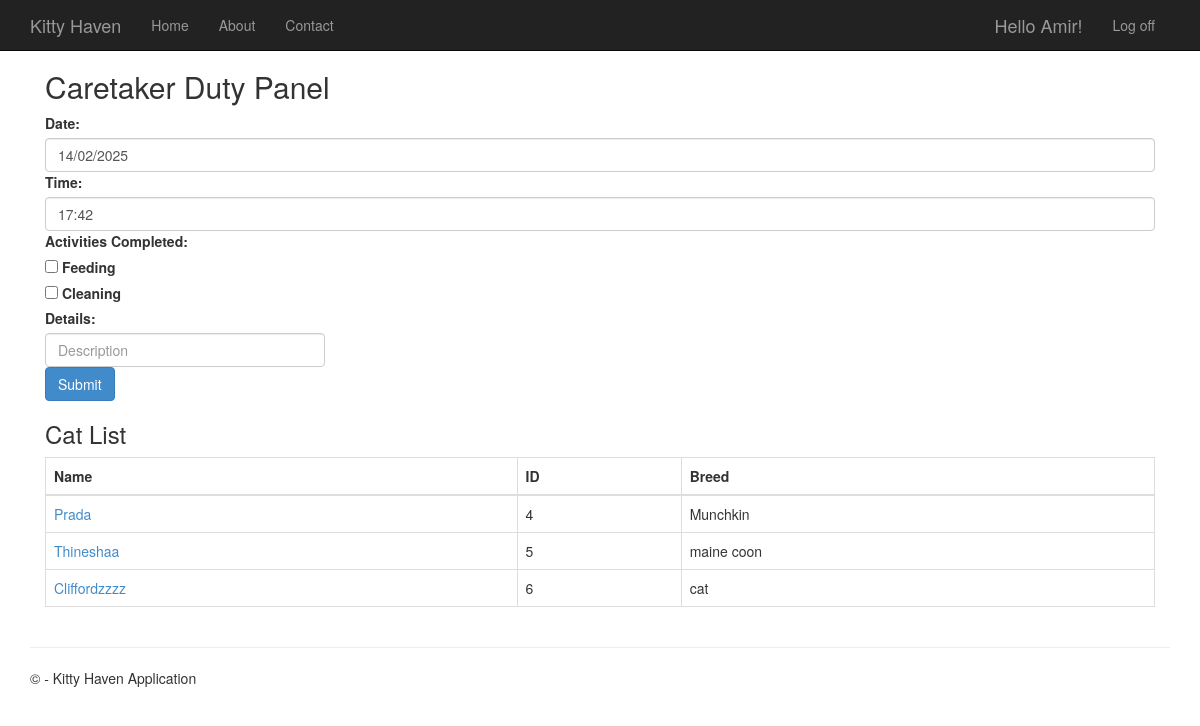
The page /caretaker-duty-panel/ (signed in) on the database its author committed.
### app/models.py (models this page shows, shortened)
class Account(AbstractUser):
    RegistrationDate = models.DateField(auto_now_add=True)
    groups = models.ManyToManyField(Group, related_name="account_users", blank=True)
    user_permissions = models.ManyToManyField(Permission, related_name="account_users", blank=True)
    class Meta:
        app_label = "app"

### CatDatabase/models.py (models this page shows, shortened)
class Cat(models.Model):
    CatID = models.AutoField(primary_key=True)
    UserID = models.ForeignKey(djangoUser, on_delete=models.CASCADE, null=True, blank=True)
    Name = models.CharField(max_length=50)
    Breed = models.CharField(max_length=50)
    Age = models.IntegerField()
    Gender = models.CharField(max_length=1)
    Description = models.CharField(max_length=500)

### app/views.py (the view)
# urls.py: path('caretaker-duty-panel/', views.caretaker_duty_panel, name='caretaker_duty_panel'),
@login_required
def caretaker_duty_panel(request):
    cats = Cat.objects.all()  # Fetch all cats from the database
    today_date = datetime.now().strftime('%d/%m/%Y')  # Format: DD/MM/YYYY
    current_time = datetime.now().strftime('%H:%M')  # Format: HH:MM
    return render(request, 'app/caretaker_duty_panel.html', {'cats': cats, 'today_date': today_date,
        'current_time': current_time})

### app/templates/app/caretaker_duty_panel.html
{% extends "app/layout.html" %}
{% block content %}
<div class="container border p-4">
    <h2 class="fw-bold border-bottom pb-2">Caretaker Duty Panel</h2>
    <div class="mb-3">
        <label class="form-label fw-bold">Date:</label>
          <span class="form-control bg-light">{{ today_date }}</span>
    </div>
    <div class="mb-3">
        <label class="form-label fw-bold">Time:</label>
            <span class="form-control bg-light">{{ current_time }}</span>
    </div>
    <div class="mb-3">
        <label class="form-label">Activities Completed:</label>
        <div class="form-check">
            <input class="form-check-input" type="checkbox" id="feeding">
            <label class="form-check-label" for="feeding">Feeding</label>
        </div>
        <div class="form-check">
            <input class="form-check-input" type="checkbox" id="cleaning">
            <label class="form-check-label" for="cleaning">Cleaning</label>
        </div>
         <div class="mb-3">
        <label class="form-label">Details:</label>
        <input type="text" class="form-control" placeholder="Description">
    </div>
    </div>
    <button class="btn btn-primary">Submit</button>
    <h3 class="fw-bold mt-4">Cat List</h3>
    <div class="table-responsive">
        <table class="table table-bordered">
            <thead class="table-dark">
                <tr>
                    <th>Name</th>
                    <th>ID</th>
                    <th>Breed</th>
                </tr>
            </thead>
            <tbody>
                {% for cat in cats %}
                <tr>
                    <td>
                        <a href="{% url 'cat_details' cat.CatID %}" class="text-decoration-none">
                            {{ cat.Name }}
                        </a>
                    </td>
                    <td>{{ cat.CatID }}</td>
                    <td>{{ cat.Breed }}</td>
                </tr>
                {% empty %}
                <tr>
                    <td colspan="3" class="text-center">No cats found</td>
                </tr>
                {% endfor %}
            </tbody>
        </table>
    </div>
</div>
{% endblock %}

### app/templates/app/loginpartial.html (shortened to what this page needs)
{% if user.is_authenticated %}
<form id="logoutForm" action="/logout" method="post" class="navbar-right">
    <ul class="nav navbar-nav navbar-right">
        <li><span class="navbar-brand">Hello {{ user.username }}!</span></li>
        <li><a href="javascript:document.getElementById('logoutForm').submit()">Log off</a></li>
    </ul>
</form>
{% else %}
<ul class="nav navbar-nav navbar-right">
    <li><a href="{% url 'login' %}">Log in</a></li>
</ul>
{% endif %}

### app/static/app/content/site.css (style rules this page uses)
body { padding-top: 50px; padding-bottom: 20px; }
input, select, textarea { max-width: 280px; }

### rows shown on the page
Account: username "Amir"
Cat: Name "Prada", CatID "4", Breed "Munchkin"
Cat: Name "Thineshaa", CatID "5", Breed "maine coon"
Cat: Name "Cliffordzzzz", CatID "6", Breed "cat"
